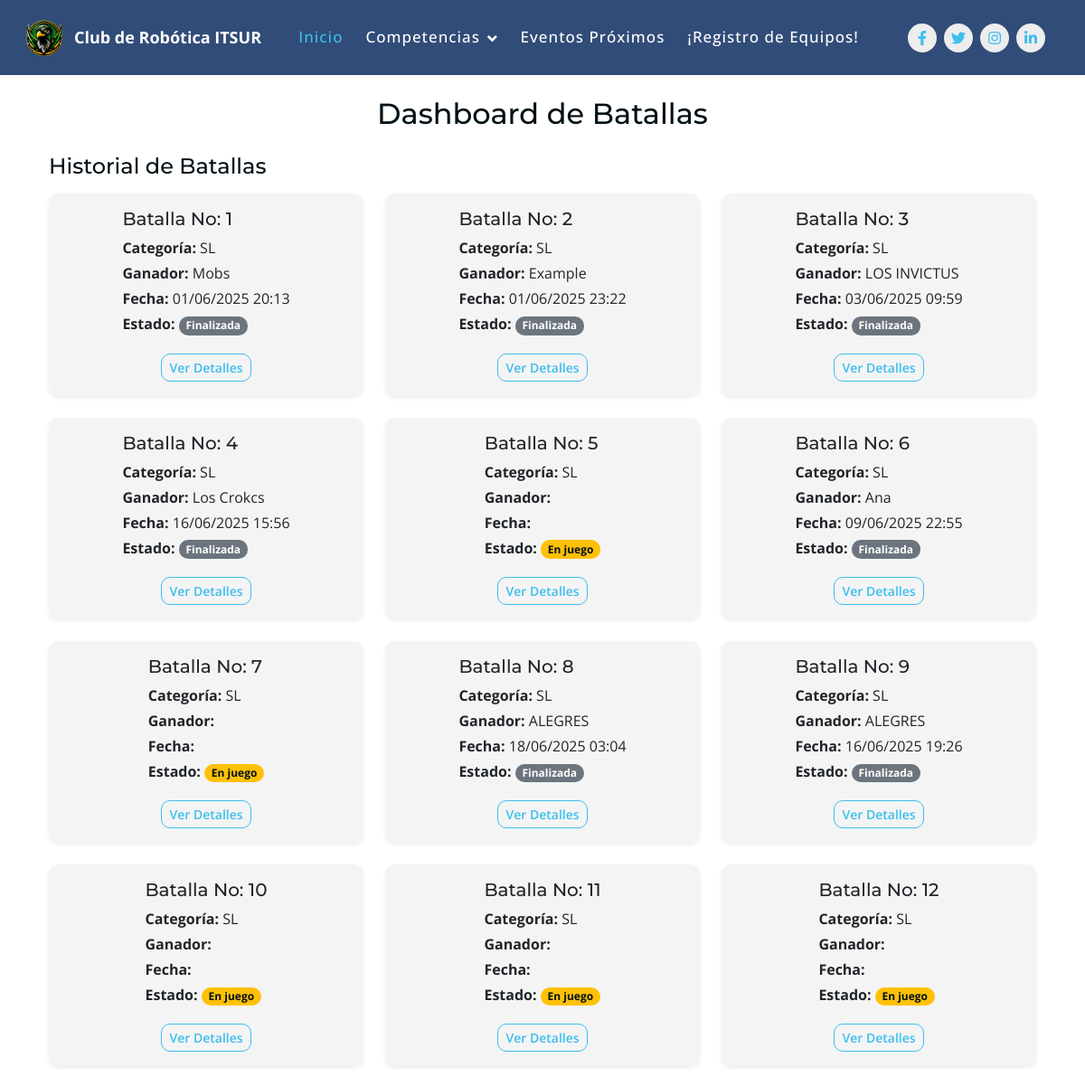
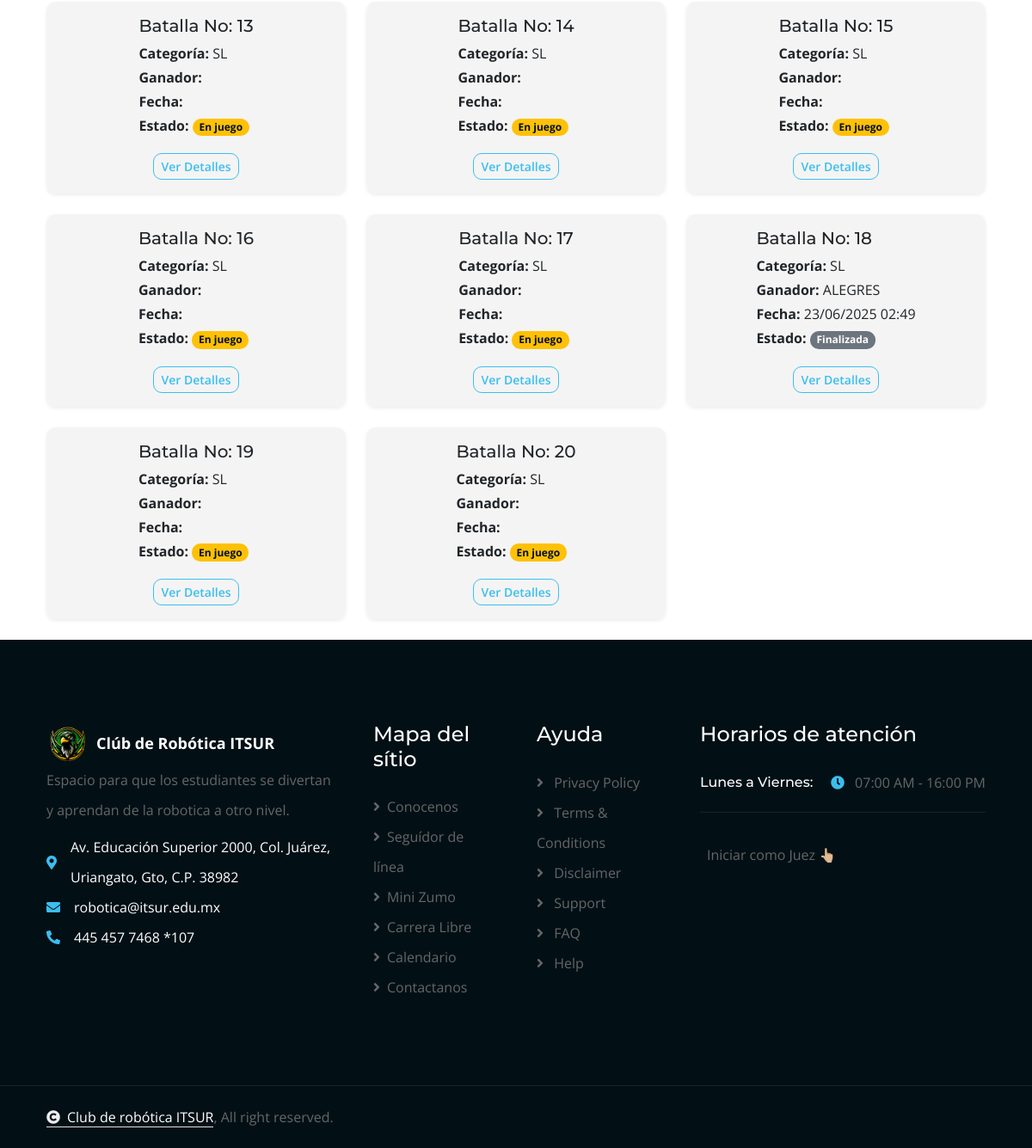
/batallas_seguidor/, run on the app's committed database (2 pictures, top to bottom).
### inicio/models.py (models this page shows, shortened)
class Batalla(models.Model):
    numero = models.AutoField(primary_key=True)
    CATEGORIAS = [
        ("SL", "Seguidor de línea"),
        ("MSRC", "Mini Sumo RC"),
        ("MSA", "Mini Sumo Autónomo"),
    ]
    equipos = models.ManyToManyField(Equipo, related_name="batallas")
    categoria = models.CharField(max_length=10, choices=[("SL", "Seguidor de línea"), ("MSRC", "Mini Sumo RC"), ("MSA", "Mini Sumo Autónomo")])
    descripcion = models.TextField(blank=True, null=True)
    fecha_inicio = models.DateTimeField(auto_now_add=True)
    fecha_fin = models.DateTimeField(null=True, blank=True)
    cerrada = models.BooleanField(default=False)
    ganador = models.ForeignKey(
        Equipo,
        on_delete=models.CASCADE,
        null=True,
        blank=True,
        related_name="batallas_ganadas",
    )

class Equipo(models.Model):
    CATEGORIAS = [
        ("seguidor_linea", "Seguidor de línea"),
        ("mini_zumo_rc", "Mini Zumo RC"),
        ("mini_zumo_auto", "Mini Zumo Autónomo"),
    ]
    nombre_equipo = models.CharField(max_length=100)
    nombre_capitan = models.CharField(max_length=100)
    integrantes = models.TextField(help_text="Separados por comas")
    categoria = models.CharField(max_length=20, choices=CATEGORIAS)

### inicio/views.py (the view)
# urls.py: path("batallas_seguidor/", views.batallas_seguidor, name="batallas"),
def batallas_seguidor(request):
    batallas = (
        Batalla.objects.all()
    )  # Asegúrate de que esté recuperando las batallas correctamente
    return render(request, "batallas_seguidor.html", {"batallas": batallas})

### inicio/templates/batallas_seguidor.html (shortened to what this page needs)
{% extends 'base.html' %}
{% load static %}
{% block content %}
  <div class="container py-4">
    <h2 class="mb-4 text-center">Dashboard de Batallas</h2>
      <div class="col-12">
        <h4 class="mb-3">Historial de Batallas</h4>
        <div class="row row-cols-1 row-cols-md-2 row-cols-lg-3 g-4">
          {% for batalla in batallas %}
            <div class="col">
              <div class="card shadow-sm h-100">
                <div class="card-body d-flex flex-column justify-content-between">
                  <div>
                    <h5 class="card-title">Batalla No: {{ batalla.numero }}</h5>
                    <p class="card-text mb-1">
                      <strong>Categoría:</strong> {{ batalla.categoria }}
                    </p>
                    <p class="card-text mb-1">
                      <strong>Ganador:</strong> {{ batalla.ganador.nombre_equipo }}
                    </p>
                    <p class="card-text mb-1">
                      <strong>Fecha:</strong> {{ batalla.fecha_fin|date:'d/m/Y H:i' }}
                    </p>
                    <p class="card-text mb-1">
                      <strong>Estado:</strong>
                      {% if batalla.cerrada %}
                        <span class="badge bg-secondary">Finalizada</span>
                      {% else %}
                        <span class="badge bg-warning text-dark">En juego</span>
                      {% endif %}
                    </p>
                  </div>
                  <a href="{% url 'ver_detalles_general' batalla.numero %}" class="btn btn-outline-primary btn-sm mt-3">Ver Detalles</a>
                </div>
              </div>
            </div>
          {% empty %}
            <div class="col-12">
              <div class="alert alert-info">No hay batallas finalizadas.</div>
            </div>
          {% endfor %}
        </div>
      </div>
    </div>
{% endblock %}

### inicio/templates/base.html (shortened to what this page needs)
{% load static %}
<!DOCTYPE html>
<html lang="es">
  <head>
    <link href="https://cdn.jsdelivr.net/npm/bootstrap@5.3.3/dist/css/bootstrap.min.css" rel="stylesheet" />
    <link href="https://use.fontawesome.com/releases/v5.15.4/css/all.css" rel="stylesheet" />
    <link href="https://cdn.jsdelivr.net/npm/bootstrap-icons@1.4.1/font/bootstrap-icons.css" rel="stylesheet" />
    <link href="{% static 'lib/animate/animate.min.css' %}" rel="stylesheet" />
    <link href="{% static 'lib/lightbox/css/lightbox.min.css' %}" rel="stylesheet" />
    <link href="{% static 'lib/owlcarousel/assets/owl.carousel.min.css' %}" rel="stylesheet" />
    <link href="{% static 'css/style.css' %}" rel="stylesheet" />
  </head>
  <body>
    {% include 'nav.html' %}
    {% block content %}{% endblock %}
    {% include 'footer.html' %}
  </body>
</html>

### inicio/templates/nav.html (shortened to what this page needs)
{% load static %}
<div class="container-fluid nav-bar sticky-top px-4 py-2 py-lg-0" style="background-color: rgba(27, 57, 106, 0.9);">
  <nav class="navbar navbar-expand-lg navbar-light">
    <a href="" class="navbar-brand p-0 d-flex align-items-center">
      <img src="{% static 'img/LogoHalcones.png' %}" alt="Logo" style="height: 50px; width: auto;" />
      <span id="lblClubRobotica" class="ms-2 display-6 text-white">Club de Robótica ITSUR</span>
    </a>
    <div class="collapse navbar-collapse" id="navbarCollapse">
      <ul class="navbar-nav mx-auto py-0">
        <li class="nav-item">
          <a href="{% url 'index' %}" class="nav-link active">Inicio</a>
        </li>
        <li class="nav-item dropdown">
          <a href="#" class="nav-link dropdown-toggle" data-bs-toggle="dropdown">Competencias</a>
        </li>
        <li class="nav-item">
          <a href="{% url 'calendario' %}" class="nav-link">Eventos Próximos</a>
        </li>
        <li class="nav-item">
          <a href="{% url 'capturar_equipo' %}" class="nav-link">¡Registro de Equipos!</a>
        </li>
      </ul>
      <div class="team-icon d-none d-xl-flex justify-content-center me-3">
        <a class="btn btn-square btn-light rounded-circle mx-1" href="#"><i class="fab fa-facebook-f"></i></a>
        <a class="btn btn-square btn-light rounded-circle mx-1" href="#"><i class="fab fa-twitter"></i></a>
        <a class="btn btn-square btn-light rounded-circle mx-1" href="#"><i class="fab fa-instagram"></i></a>
        <a class="btn btn-square btn-light rounded-circle mx-1" href="#"><i class="fab fa-linkedin-in"></i></a>
      </div>
    </div>
  </nav>
</div>

### inicio/templates/footer.html (shortened to what this page needs)
{% load static %}
<head>
  <link rel="stylesheet" href="https://use.fontawesome.com/releases/v5.15.4/css/all.css" />
  <link href="https://cdn.jsdelivr.net/npm/bootstrap-icons@1.4.1/font/bootstrap-icons.css" rel="stylesheet" />
  <link href="{% static 'lib/animate/animate.min.css' %}" rel="stylesheet" />
  <link href="{% static 'lib/lightbox/css/lightbox.min.css' %}" rel="stylesheet" />
  <link href="{% static 'lib/owlcarousel/assets/owl.carousel.min.css' %}" rel="stylesheet" />
  <link href="{% static 'css/bootstrap.min.css' %}" rel="stylesheet" />
  <link href="{% static 'css/style.css' %}" rel="stylesheet" />
</head>
<html>
  <div class="container-fluid footer py-5 wow fadeIn" data-wow-delay="0.2s">
    <div class="container py-5">
      <div class="row g-5">
        <div class="col-md-6 col-lg-6 col-xl-4">
          <div class="footer-item">
            <a href="#" class="navbar-brand p-0 d-flex align-items-center">
              <img src="{% static 'img/LogoHalcones.png' %}" alt="Logo" style="height: 50px; width: auto;" />
              <span id="lblClubRoboticaFooter" class="ms-2 display-6">Clúb de Robótica ITSUR</span>
            </a>
            <p class="mb-2">Espacio para que los estudiantes se divertan y aprendan de la robotica a otro nivel.</p>
            <div class="d-flex align-items-center">
              <i class="fas fa-map-marker-alt text-primary me-3"></i>
              <p class="text-white mb-0">Av. Educación Superior 2000, Col. Juárez, Uriangato, Gto, C.P. 38982</p>
            </div>
            <div class="d-flex align-items-center">
              <i class="fas fa-envelope text-primary me-3"></i>
              <p class="text-white mb-0">robotica@itsur.edu.mx</p>
            </div>
            <div class="d-flex align-items-center">
              <i class="fa fa-phone-alt text-primary me-3"></i>
              <p class="text-white mb-0">445 457 7468 *107</p>
            </div>
          </div>
        </div>
        <div class="col-md-6 col-lg-6 col-xl-2">
          <div class="footer-item">
            <h4 class="text-white mb-4">Mapa del sítio</h4>
            <a href="#"><i class="fas fa-angle-right me-2"></i>Conocenos</a>
            <a href="#"><i class="fas fa-angle-right me-2"></i>Seguídor de línea</a>
            <a href="#"><i class="fas fa-angle-right me-2"></i>Mini Zumo</a>
            <a href="#"><i class="fas fa-angle-right me-2"></i>Carrera Libre</a>
            <a href="#"><i class="fas fa-angle-right me-2"></i>Calendario</a>
            <a href="#"><i class="fas fa-angle-right me-2"></i>Contactanos</a>
          </div>
        </div>
        <div class="col-md-6 col-lg-6 col-xl-2">
          <div class="footer-item">
            <h4 class="text-white mb-4">Ayuda</h4>
            <a href="#"><i class="fas fa-angle-right me-2"></i> Privacy Policy</a>
            <a href="#"><i class="fas fa-angle-right me-2"></i> Terms & Conditions</a>
            <a href="#"><i class="fas fa-angle-right me-2"></i> Disclaimer</a>
            <a href="#"><i class="fas fa-angle-right me-2"></i> Support</a>
            <a href="#"><i class="fas fa-angle-right me-2"></i> FAQ</a>
            <a href="#"><i class="fas fa-angle-right me-2"></i> Help</a>
          </div>
        </div>
        <div class="col-md-6 col-lg-6 col-xl-4">
          <div class="footer-item">
            <h4 class="text-white mb-4">Horarios de atención</h4>
            <div class="opening-date mb-3 pb-3">
              <div class="opening-clock flex-shrink-0">
                <h6 class="text-white mb-0 me-auto">Lunes a Viernes:</h6>
                <p class="mb-0">
                  <i class="fas fa-clock text-primary me-2"></i> 07:00 AM - 16:00 PM
                </p>
              </div>
            </div>
            {% if user.is_authenticated and user.is_staff %}
              <a href="{% url 'dashboard_juez' %}"><i class="ms-2 display-6"></i>¡Ya iniciaste como Juez!</a>
            {% else %}
              <a href="{% url 'login_juez' %}">Iniciar como Juez 👆🏼</a>
            {% endif %}
          </div>
        </div>
      </div>
    </div>
  </div>
  <div class="container-fluid copyright py-4">
    <div class="container">
      <div class="row g-4 align-items-center">
        <div class="col-md-6 text-center text-md-start mb-md-0">
          <span class="text-body"><a href="#" class="border-bottom text-white"><i class="fas fa-copyright text-light me-2"></i>Club de robótica ITSUR</a>, All right reserved.</span>
        </div>
      </div>
    </div>
  </div>
</html>

### inicio/static/css/style.css (style rules this page uses)
.card { background-color: rgba(244, 244, 244, 0.938); border: none; }
.card-body { display: flex; align-items: center; justify-content: center; border-radius: 10px; }
img { max-width: 100%; height: auto; border-radius: 30px; }
#lblClubRobotica { font-size: large; color:white; }
#lblClubRoboticaFooter { color: white; font-size: large; }
.btn { font-weight: 600; transition: .5s; }
.btn-square { width: 32px; height: 32px; }
.btn-square, .btn-sm-square, .btn-md-square, .btn-lg-square, .btn-xl-square { padding: 0; display: flex; align-items: center; justify-content: center; font-weight: normal; }
.btn.btn-light { color: var(--bs-primary); border: none; }
.nav-bar { background: var(--bs-white); }
.sticky-top { transition: 1s; }
.navbar-light .navbar-nav .nav-link { position: relative; margin-right: 25px; padding: 35px 0; letter-spacing: 1px; color: var(--bs-dark); font-size: 17px; font-weight: 500; outline: none; transition: .5s; }
.sticky-top .navbar-light .navbar-nav .nav-link { padding: 20px 0; color: var(--bs-white); }
.navbar-light .navbar-nav .nav-link:hover, .navbar-light .navbar-nav .nav-link.active { color: var(--bs-primary); }
.navbar-light .navbar-brand img { max-height: 60px; transition: .5s; }
.sticky-top .navbar-light .navbar-brand img { max-height: 50px; }
.navbar .dropdown-toggle::after { border: none; content: "\f107"; font-family: "Font Awesome 5 Free"; font-weight: 600; vertical-align: middle; margin-left: 8px; }
.footer { background: var(--bs-dark); }
.footer .footer-item { display: flex; flex-direction: column; }
.footer .footer-item a { line-height: 35px; color: var(--bs-body); transition: 0.5s; }
.footer .footer-item p { line-height: 35px; }
.footer .footer-item .opening-date { border-bottom: 1px solid rgba(255, 255, 255, .08); }
.footer .footer-item .opening-date .opening-clock { display: flex; align-items: center; line-height: 35px; }
.copyright { border-top: 1px solid rgba(255, 255, 255, 0.08); background: var(--bs-dark); }

### data on the page
Batalla: numero "1", categoria "SL", ganador.nombre_equipo "Mobs", fecha_fin "01/06/2025 20:13", cerrada "Finalizada"
Batalla: numero "2", categoria "SL", ganador.nombre_equipo "Example", fecha_fin "01/06/2025 23:22", cerrada "Finalizada"
Batalla: numero "3", categoria "SL", ganador.nombre_equipo "LOS INVICTUS", fecha_fin "03/06/2025 09:59", cerrada "Finalizada"
Batalla: numero "4", categoria "SL", ganador.nombre_equipo "Los Crokcs", fecha_fin "16/06/2025 15:56", cerrada "Finalizada"
Batalla: numero "5", categoria "SL", cerrada "En juego"
Batalla: numero "6", categoria "SL", ganador.nombre_equipo "Ana", fecha_fin "09/06/2025 22:55", cerrada "Finalizada"
Batalla: numero "7", categoria "SL", cerrada "En juego"
Batalla: numero "8", categoria "SL", ganador.nombre_equipo "ALEGRES", fecha_fin "18/06/2025 03:04", cerrada "Finalizada"
Batalla: numero "9", categoria "SL", ganador.nombre_equipo "ALEGRES", fecha_fin "16/06/2025 19:26", cerrada "Finalizada"
Batalla: numero "10", categoria "SL", cerrada "En juego"
Batalla: numero "11", categoria "SL", cerrada "En juego"
Batalla: numero "12", categoria "SL", cerrada "En juego"
Batalla: numero "13", categoria "SL", cerrada "En juego"
Batalla: numero "14", categoria "SL", cerrada "En juego"
Batalla: numero "15", categoria "SL", cerrada "En juego"
Batalla: numero "16", categoria "SL", cerrada "En juego"
Batalla: numero "17", categoria "SL", cerrada "En juego"
Batalla: numero "18", categoria "SL", ganador.nombre_equipo "ALEGRES", fecha_fin "23/06/2025 02:49", cerrada "Finalizada"
Batalla: numero "19", categoria "SL", cerrada "En juego"
Batalla: numero "20", categoria "SL", cerrada "En juego"
